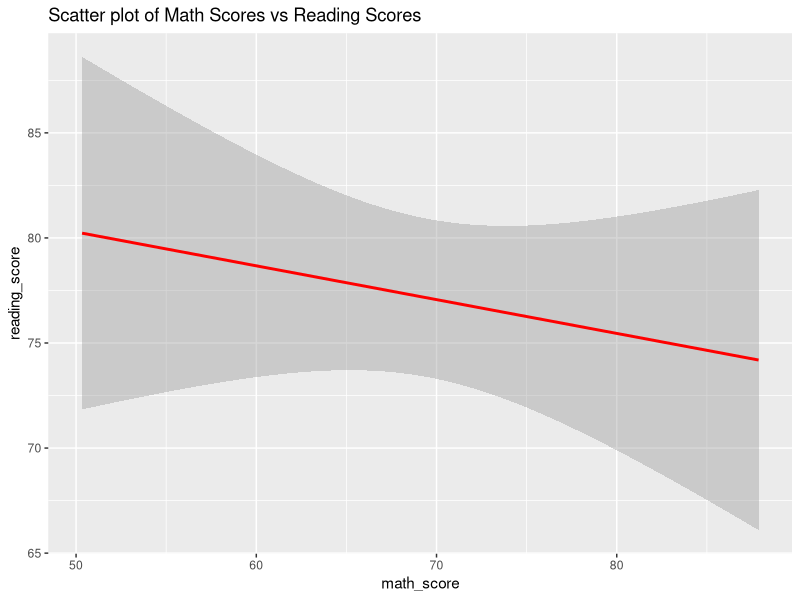

Here is the R script that generated this plot:
## ---- chunk 1

# Loading Packages
library(ggplot2)

## ---- chunk 2

set.seed(123)  # for reproducibility

# create the data set
data <- data.frame(student_id = 1:30,
                   math_score = rnorm(30, mean = 70, sd = 10),
                   reading_score = rnorm(30, mean = 75, sd = 12))

## ---- chunk 3

str(data)

## ---- chunk 4

cor.test(data$math_score, data$reading_score)


## ---- chunk 5

ggplot(data, aes(x = math_score, y = reading_score)) +
  geom_smooth(method = "lm", color = "red") +
  ggtitle("Scatter plot of Math Scores vs Reading Scores")

